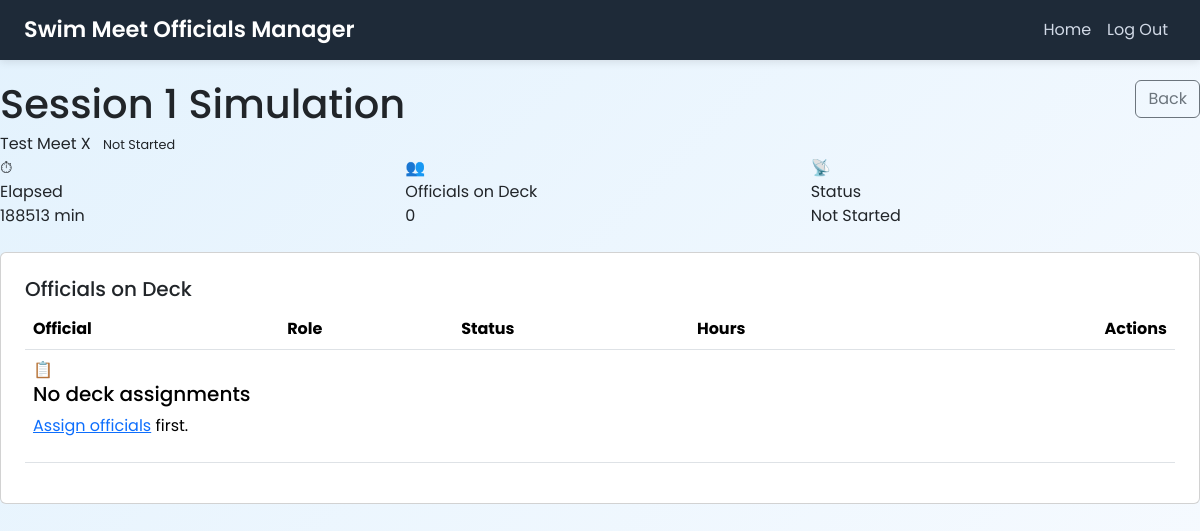
The page /session/1/simulation/ (signed in) on the database its author committed.
### meets/models.py (models this page shows, shortened)
class Session(models.Model):
    meet = models.ForeignKey(
        Meet,
        on_delete=models.CASCADE,
        related_name='sessions'
    )
    session_number = models.PositiveIntegerField(default=1)
    date = models.DateField()
    start_time = models.TimeField()
    end_time = models.TimeField()
    join_code = models.CharField(max_length=10, editable=False, default='')
    STATUS_CHOICES = [
        ('not_started', 'Not Started'),
        ('in_progress', 'In Progress'),
        ('ended', 'Ended'),
    ]
    status = models.CharField(max_length=20, choices=STATUS_CHOICES, default='not_started')
    started_at = models.DateTimeField(null=True, blank=True)
    ended_at = models.DateTimeField(null=True, blank=True)
    has_relay_starts = models.BooleanField(default=False, help_text='Does this session include relay starts?')
    offline_mode = models.BooleanField(default=False, help_text='Enable for venues with limited internet access')
    class Meta:
        unique_together = ("meet", "session_number")
        ordering = ["session_number"]
    def __str__(self):
        return f"{self.meet.name} - Session {self.session_number}"

class Meet(models.Model):
    COURSE_CHOICES = [
        ('SCY', 'SCY — Short Course Yards'),
        ('SCM', 'SCM — Short Course Meters'),
        ('LCM', 'LCM — Long Course Meters'),
    ]
    name = models.CharField(max_length=200)
    location = models.CharField(max_length=255)
    start_date = models.DateField()
    end_date = models.DateField()
    description = models.TextField(blank=True)
    created_by = models.ForeignKey(
        User,
        on_delete=models.CASCADE,
        related_name="created_meets"
    )
    join_code = models.CharField(max_length=10, unique=True, editable=False)
    num_sessions = models.PositiveIntegerField(default=1)
    course_type = models.CharField(max_length=10, choices=COURSE_CHOICES, default='SCY')
    num_pools = models.PositiveIntegerField(default=1)
    has_relay_events = models.BooleanField(default=False, help_text='Does this meet include relay events?')
    created_at = models.DateTimeField(auto_now_add=True)

### meets/views.py (the view, shortened to what this page needs)
# urls.py: path('session/<int:session_id>/simulation/', views.session_simulation, name='session-simulation'),
@login_required
def session_simulation(request, session_id):
    session = get_object_or_404(Session, pk=session_id)
    deck_assignments = DeckAssignment.objects.filter(session=session).select_related('official')
    now = timezone.now()
    session_start = session.started_at or timezone.make_aware(
        datetime.combine(session.date, session.start_time)
    )
    session_end_dt = timezone.make_aware(
        datetime.combine(session.date, session.end_time)
    )
    total_duration_sec = max((session_end_dt - session_start).total_seconds(), 1)
    elapsed_sec = max((now - session_start).total_seconds(), 0)
    progress_pct = min(elapsed_sec / total_duration_sec * 100, 100)
    remaining_sec = max(total_duration_sec - elapsed_sec, 0)
    officials_data = []
    num_pools = session.meet.num_pools or 1
    return render(request, 'meets/session/simulation.html', {
        'session': session,
        'officials_data': officials_data,
        'progress_pct': round(progress_pct, 1),
        'elapsed_minutes': int(elapsed_sec // 60),
        'remaining_minutes': int(remaining_sec // 60),
        'is_running': session.status == 'in_progress',
        'num_pools': num_pools,
        'pool_range': list(range(1, num_pools + 1)),
    })

### meets/templates/meets/session/simulation.html (shortened to what this page needs)
{% extends "meets/layout.html" %}
{% block body %}
<div class="fade-in-up">
  <div class="header-card">
    <div class="d-flex justify-content-between align-items-start">
      <div>
        <h1 class="page-title mb-1">Session {{ session.session_number }} Simulation</h1>
        <div class="breadcrumb-text">
          {{ session.meet.name }}
          <span class="status-badge ms-2 {% if session.status == 'in_progress' %}status-checked{% elif session.status == 'ended' %}status-not{% else %}status-not{% endif %}" style="font-size:.8rem">
            {{ session.get_status_display }}
          </span>
        </div>
      </div>
      <div class="d-flex gap-2">
        <a href="{% url 'session-home' session.id %}" class="btn btn-outline-secondary">Back</a>
      </div>
    </div>
  </div>
  <div class="row g-3 mb-4">
    <div class="col-md-4">
      <div class="stat-card stat-card-cyan">
        <div class="stat-icon">⏱</div>
        <div class="stat-body">
          <div class="stat-label">Elapsed</div>
          <div class="stat-value" id="elapsed-time">{{ elapsed_minutes }} min</div>
        </div>
      </div>
    </div>
    <div class="col-md-4">
      <div class="stat-card stat-card-blue">
        <div class="stat-icon">👥</div>
        <div class="stat-body">
          <div class="stat-label">Officials on Deck</div>
          <div class="stat-value" id="deck-count">{{ officials_data|length }}</div>
        </div>
      </div>
    </div>
    <div class="col-md-4">
      <div class="stat-card stat-card-green">
        <div class="stat-icon">📡</div>
        <div class="stat-body">
          <div class="stat-label">Status</div>
          <div class="stat-value">{% if is_running %}Live{% else %}{{ session.get_status_display }}{% endif %}</div>
        </div>
      </div>
    </div>
  </div>
  {% if num_pools == 1 %}
  <div class="card p-4 mb-4">
    <h5 class="section-title">Officials on Deck</h5>
    <div class="table-responsive">
      <table class="table" id="officials-table">
        <thead>
          <tr>
            <th>Official</th>
            <th>Role</th>
            <th>Status</th>
            <th>Hours</th>
            <th class="text-end">Actions</th>
          </tr>
        </thead>
        <tbody id="pool-body-1">
          {% for od in officials_data %}
          <tr id="official-{{ od.official.id }}" class="{% if od.on_break %}table-warning{% endif %}">
            <td class="fw-600">{{ od.official.get_full_name|default:od.official.username }}</td>
            <td>{{ od.role|default:"—" }}</td>
            <td>
              {% if od.on_break %}
                <span class="status-badge status-not">On Break</span>
              {% else %}
                <span class="status-badge status-checked">Active</span>
              {% endif %}
            </td>
            <td><span class="hours-val">{{ od.hours_so_far }}</span> h</td>
            <td class="text-end">
              <button class="btn btn-sm btn-outline-secondary toggle-break" data-official-id="{{ od.official.id }}">
                {% if od.on_break %}Back to Work{% else %}Put on Break{% endif %}
              </button>
              <button class="btn btn-sm btn-outline-danger checkout" data-official-id="{{ od.official.id }}">Check Out</button>
            </td>
          </tr>
          {% empty %}
          <tr>
            <td colspan="5">
              <div class="empty-state">
                <div class="empty-icon">📋</div>
                <h5>No deck assignments</h5>
                <p><a href="{% url 'deck-assignments' session.id %}">Assign officials</a> first.</p>
              </div>
            </td>
          </tr>
          {% endfor %}
        </tbody>
      </table>
    </div>
  </div>
  {% endif %}
</div>
{% endblock %}

### meets/static/styles.css (style rules this page uses)
body { background: linear-gradient(to right, #eef2f7, #dde6f2); }
.card { transition: 0.3s ease; }

### meets/templates/meets/layout.html (style rules this page uses)
body { font-family: 'Poppins', sans-serif; background: linear-gradient(135deg, #e3f2fd, #f8fbff); min-height: 100vh; }

### rows shown on the page
Session: session_number "1", meet.name "Test Meet X", status "Not Started"

### other values the page prints
{{ officials_data|length }} "0"
